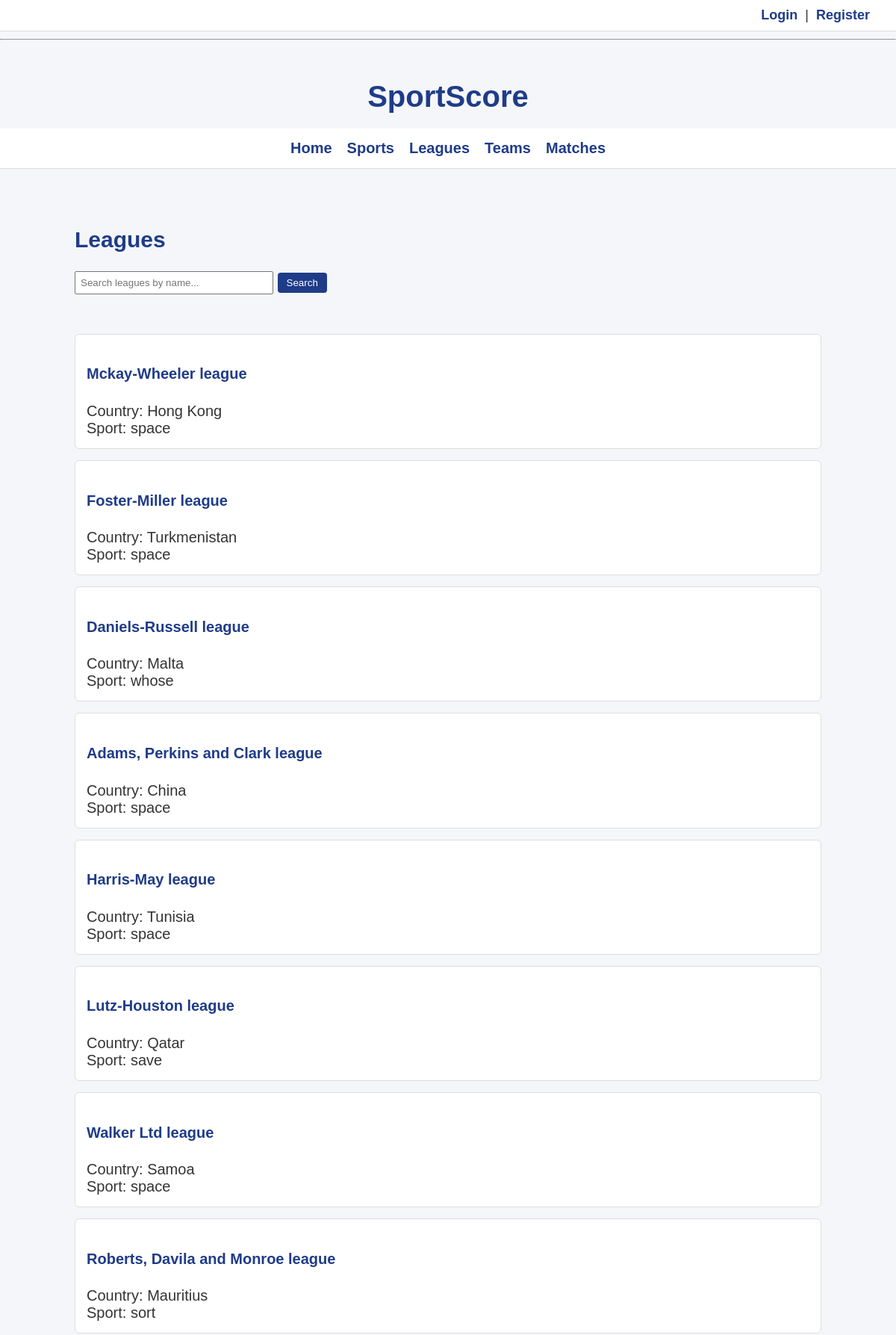
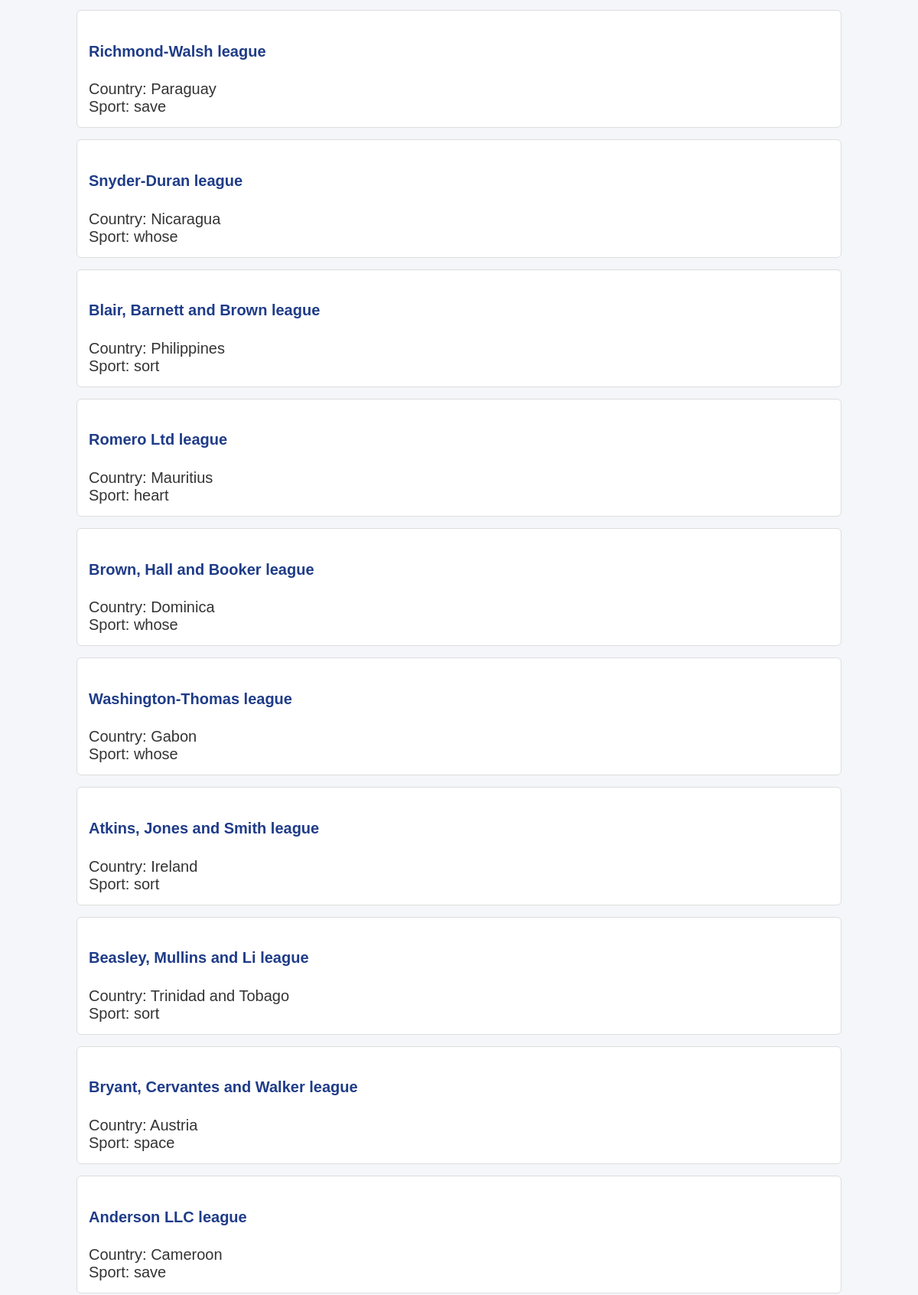
The page /main/leagues (upper part) on the database its author committed (2 pictures, top to bottom).
### main/models.py (models this page shows, shortened)
class League(models.Model):
    name = models.CharField(max_length=100)
    country = models.CharField(max_length=100)
    sport = models.ForeignKey(Sport, on_delete=models.CASCADE)

class Sport(models.Model):
    name = models.CharField(max_length=100)
    description = models.TextField(blank=True)
    def __str__(self):
        return self.name

### main/views.py (the view)
# urls.py: path('leagues', LeagueList.as_view(), name='leagues'),
class LeagueList(ListView):
    model = League
    def get_queryset(self):
        queryset = League.objects.all()
        search = self.request.GET.get('search')
        if search:
            queryset = queryset.filter(name__icontains=search)
        return queryset

### templates/main/league_list.html
{% extends "base_generic.html" %}
{% block content %}
<br>
<h2> Leagues </h2>
<form method="get">
    <input type="text" name="search" placeholder="Search leagues by name...">
    <button type="submit">Search</button>
</form>
<br>
{% for league in league_list %}
    <div class="league">
        <h4>
            <a href="{% url 'main:league-teams' league.pk %}">
                {{ league.name }} league
            </a>
        </h4>
        Country: {{ league.country }} <br>
        Sport: {{ league.sport }} <br>
    </div>
{% empty %}
    <p>No leagues found.</p>
{% endfor %}
{% endblock %}

### main/static/css/style.css (style rules this page uses)
body { margin: 0; padding: 0; font-family: Arial, Helvetica, sans-serif; font-size: 20px; background-color: #f4f6f9; color: #333; }
h2, h3, h4 { color: #1f3c88; }
a { color: #1f3c88; text-decoration: none; }
form button, button { background-color: #1f3c88; color: white; border: none; padding: 6px 12px; border-radius: 4px; cursor: pointer; }
.league, .team, .match, .sport { background-color: #ffffff; border: 1px solid #ddd; border-radius: 6px; padding: 15px; margin-bottom: 15px; }
form input[type="text"], form input[type="password"], form input[type="number"], form select { padding: 6px; width: 250px; margin-bottom: 10px; }
form { margin-bottom: 20px; }

### rows shown on the page
League: name "Mckay-Wheeler", country "Hong Kong", sport "space"
League: name "Foster-Miller", country "Turkmenistan", sport "space"
League: name "Daniels-Russell", country "Malta", sport "whose"
League: name "Adams, Perkins and Clark", country "China", sport "space"
League: name "Harris-May", country "Tunisia", sport "space"
League: name "Lutz-Houston", country "Qatar", sport "save"
League: name "Walker Ltd", country "Samoa", sport "space"
League: name "Roberts, Davila and Monroe", country "Mauritius", sport "sort"
League: name "Richmond-Walsh", country "Paraguay", sport "save"
League: name "Snyder-Duran", country "Nicaragua", sport "whose"
League: name "Blair, Barnett and Brown", country "Philippines", sport "sort"
League: name "Romero Ltd", country "Mauritius", sport "heart"
League: name "Brown, Hall and Booker", country "Dominica", sport "whose"
League: name "Washington-Thomas", country "Gabon", sport "whose"
League: name "Atkins, Jones and Smith", country "Ireland", sport "sort"
League: name "Beasley, Mullins and Li", country "Trinidad and Tobago", sport "sort"
League: name "Bryant, Cervantes and Walker", country "Austria", sport "space"
League: name "Anderson LLC", country "Cameroon", sport "save"
